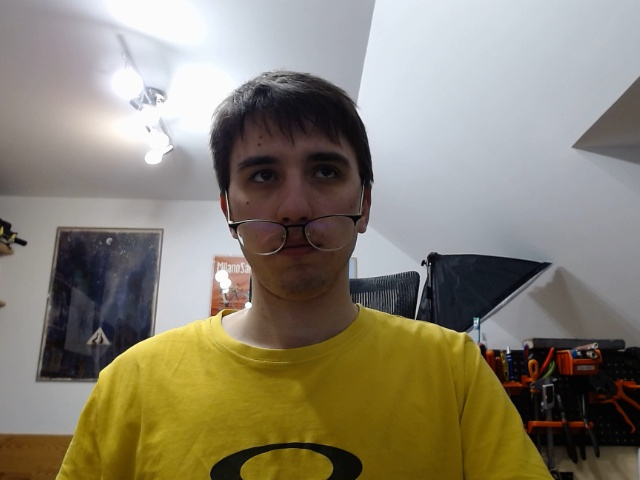
#> input picture NoMask_ae275d9e-34d5-11eb-a639-347df6021425.jpg, 640 x 480 px, found by its file name
$ python mask_detection.py
#> lines starting #> are read from the running program, lines starting #| are printed output that depends on the picture; after the words box and inside, x2 and y2 are one past the last pixel; in counts of white or black regions, pixels touching at a corner belong together
import cv2

image = cv2.imread('C:\\Users\\moko\\Desktop\\ProperMask_Detection\\NoMask_ae275d9e-34d5-11eb-a639-347df6021425.jpg')
#> image is the input picture: shape (480, 640, 3); mean B, G, R 113.7, 130.7, 137.4

img_gray = cv2.cvtColor(image, cv2.COLOR_RGB2GRAY)
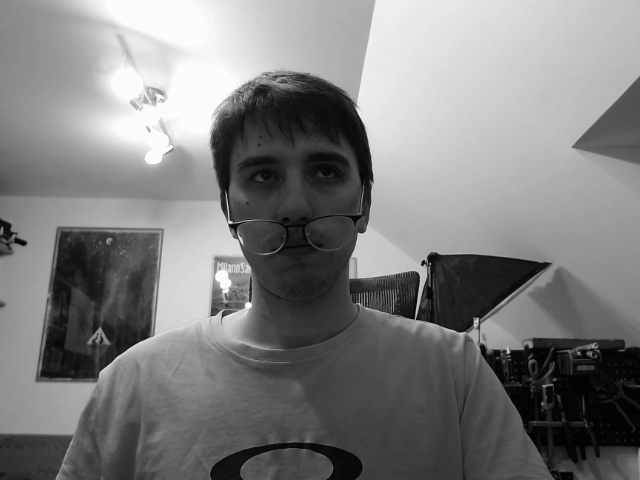
#> img_gray: shape (480, 640); min 0, max 255, mean 126.4

face_cascade = cv2.CascadeClassifier(cv2.data.haarcascades + 'haarcascade_frontalface_default.xml')
faces = face_cascade.detectMultiScale(img_gray, 1.3, 5)
#> faces = [[216, 112, 157, 157]]

if len(faces) != 0:
    for (x,y,w,h) in faces:
        cv2.rectangle(image,(x,y),(x+w,y+h),(255,0,0),2)
#> this loop made 1 pass
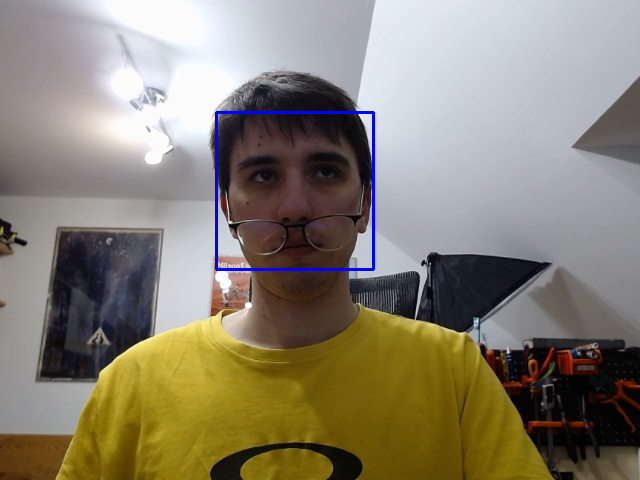
#> image: shape (480, 640, 3); 0.61% of pixels changed, all inside (x1, y1, x2, y2) = (215, 111, 375, 271)

cv2.imshow('Oryginal', image)
cv2.imshow('Gray', img_gray)

cv2.waitKey(0)
